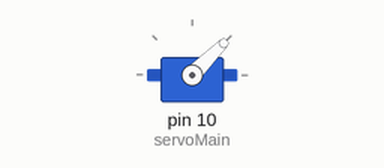
A sketch run on a simulated Arduino Uno, built with avr-gcc and run on an emulated ATmega328P. Shown: servo.

Above: at 0.05 s.
At 3.0 s:
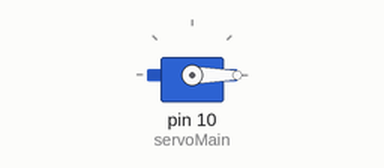
At 5.0 s:
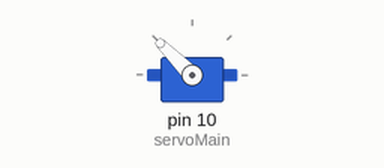
At 7.0 s:
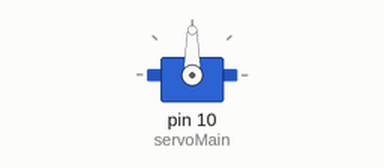
Timing chart, 0 to 9.1 s (numbered marks = the images above):
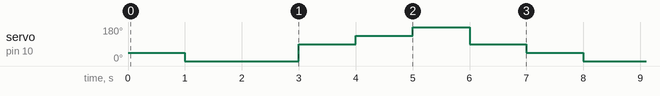

The sketch:

Servo_Motor_Controlling.ino
```cpp
#include<Servo.h>
Servo servoMain;

void setup()
{
  servoMain.attach(10);
}

void loop()
{
  servoMain.write(45);
  delay(1000);
  servoMain.write(0);
  delay(1000);
  servoMain.write(0);
  delay(1000);
  servoMain.write(90);
  delay(1000);
  servoMain.write(135);
  delay(1000);
  servoMain.write(180);
  delay(1000);
  servoMain.write(90);
  delay(1000);
}
```

Measured:
- by itself, servo on pin 10 (servoMain): repeats every 7.0 s: 90° 1.0 s, 135° 1.0 s, 180° 1.0 s, 90° 1.0 s, 45° 1.0 s, 0° 2.0 s
